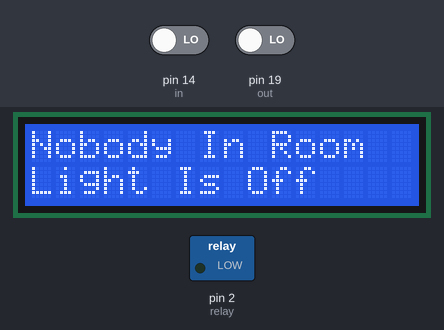
A sketch run on a simulated Arduino Uno, built with avr-gcc and run on an emulated ATmega328P. On the bench: 16×2 character LCD, switched loads named in the sketch (green lamp = pin HIGH). The test bench sets the inputs (shaded band); at power-on: pin 14 (in) LOW, pin 19 (out) LOW.

Above: at 3.2 s.
3.3 s: pin 14 (in) driven HIGH
At 3.7 s:
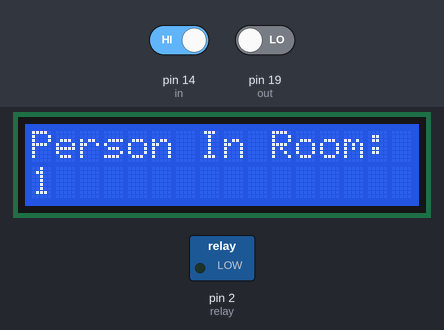
At 13.2 s:
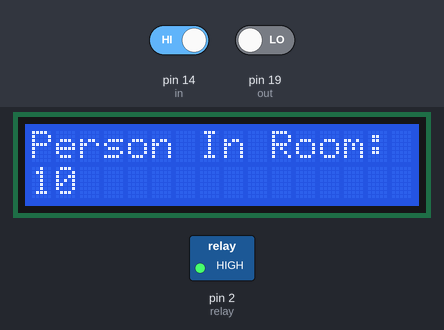
Timing chart, 0 to 13.8 s (numbered marks = the images above; inputs shaded):
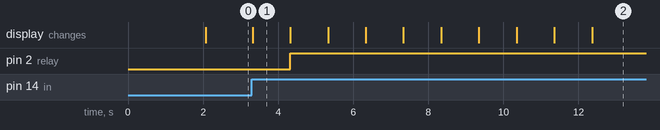

The sketch:

Bidirectional_visitor_counter_arduino.ino
```cpp
#include<LiquidCrystal.h>
LiquidCrystal lcd(13,12,11,10,9,8);
#define in 14
#define out 19
#define relay 2
int count=0;

void setup()
{
  lcd.begin(16,2);
  lcd.print("Visitor Counter");
  delay(2000);
  pinMode(in, INPUT);
  pinMode(out, INPUT);
  pinMode(relay, OUTPUT);
  lcd.clear();
  lcd.print("Person In Room:");
  lcd.setCursor(0,1);
  lcd.print(count);
}
void loop()
{

  if(digitalRead(in))
  IN();
  if(digitalRead(out))
  OUT();

  if(count<=0)
  {
    lcd.clear();
    digitalWrite(relay, LOW);
    lcd.clear();
    lcd.print("Nobody In Room");
    lcd.setCursor(0,1);
    lcd.print("Light Is Off");
    delay(200);
  }
   else
    digitalWrite(relay, HIGH);
}

void IN()
{
    count++;
    if(count>=10)
    {
      count=10;
      }
    lcd.clear();
    lcd.print("Person In Room:");
    lcd.setCursor(0,1);
    lcd.print(count);
    delay(1000);
}
void OUT()
{
    count--;
    if(count<=0)
    {
      count=0;
      }
    lcd.clear();
    lcd.print("Person In Room:");
    lcd.setCursor(0,1);
    lcd.print(count);
    delay(1000);
}
```

Measured:
- after the input at 3.3 s, pin 2 (relay): LOW → HIGH after 1.0 s; the display: changes at once (image 1)
- what the display in image 1 shows lasts 1.0 s, from 3.3 s to 4.3 s
